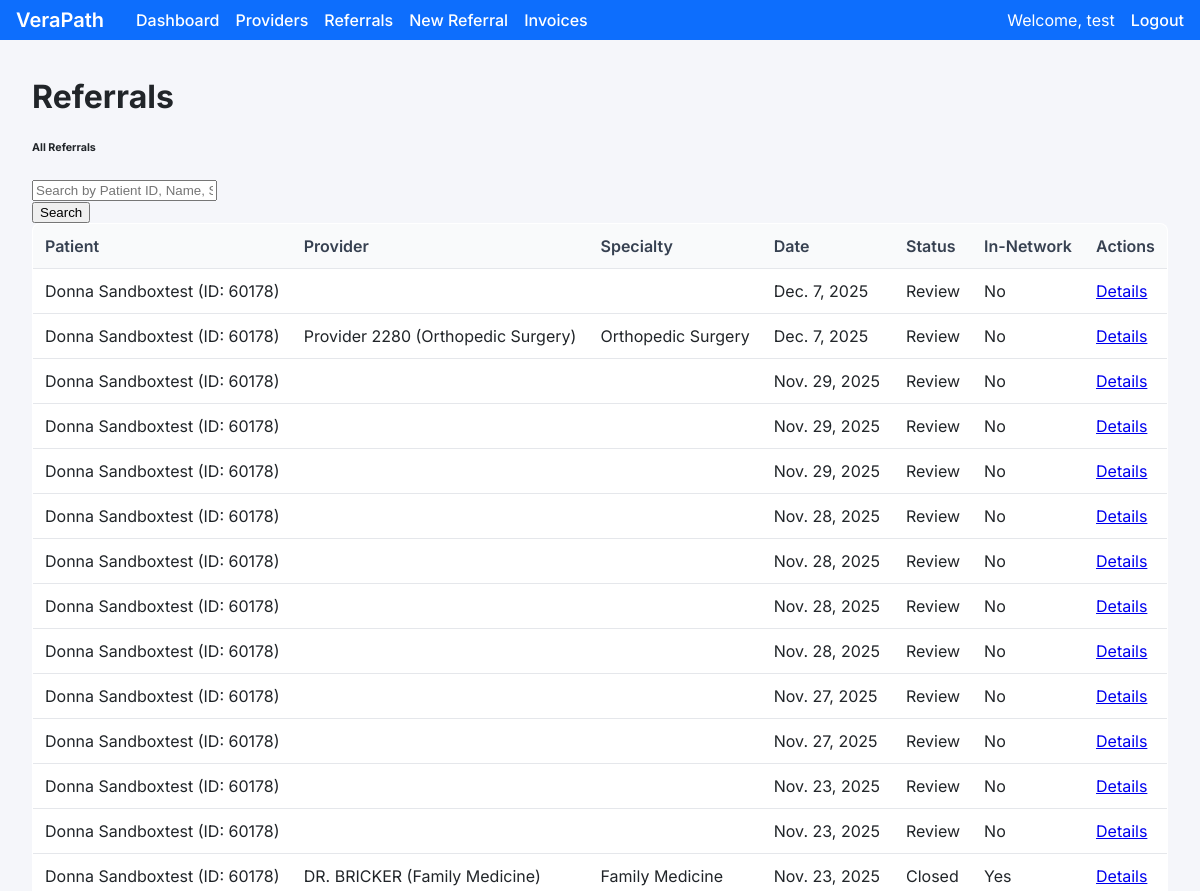
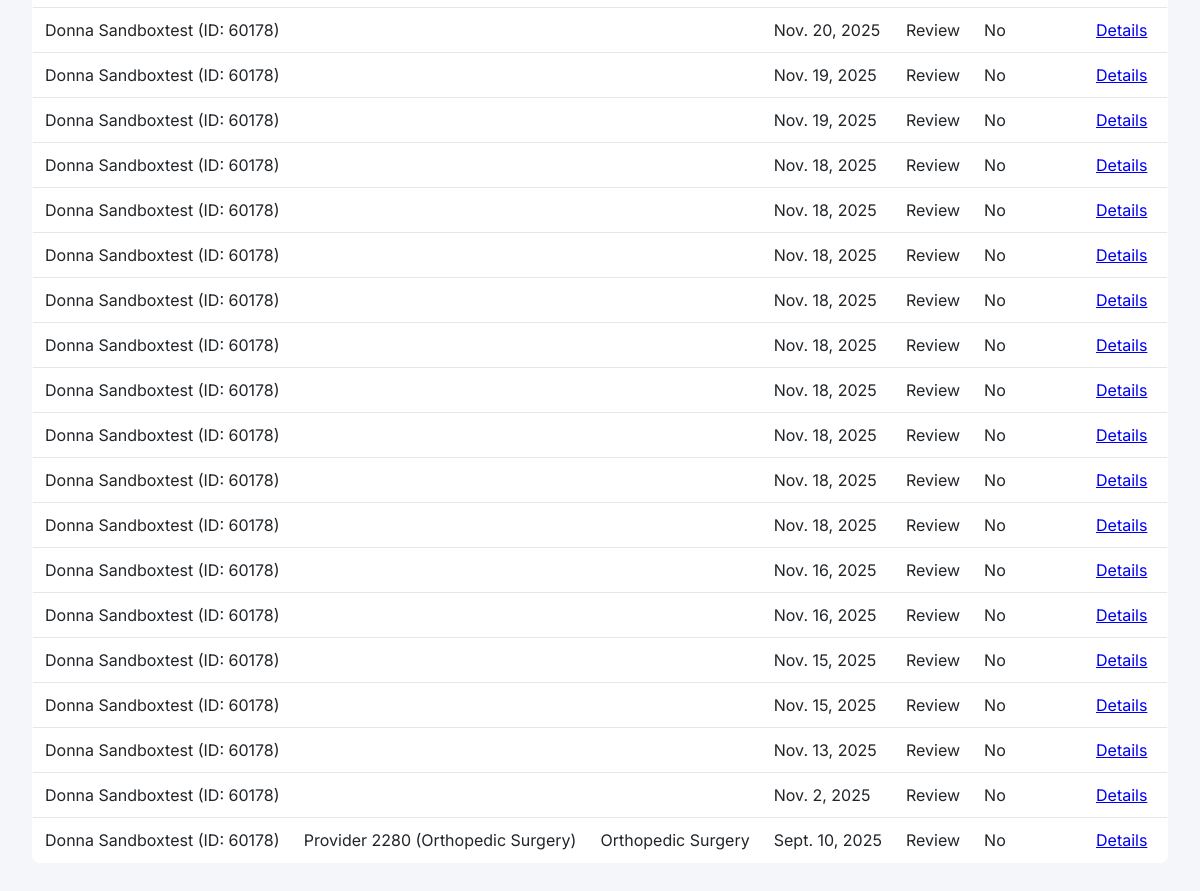
The page /analytics/referrals/ (signed in) on the database its author committed (2 pictures, top to bottom).
### analytics/models.py (models this page shows, shortened)
class Referral(models.Model):
    class Status(models.TextChoices):
        PENDING = 'pending', 'Pending'
        SENT = 'sent', 'Sent'
        ACKNOWLEDGED = 'ack', 'Acknowledged'
        SCHEDULED = 'scheduled', 'Scheduled'
        COMPLETED = 'completed', 'Completed'
        NO_SHOW = 'no_show', 'No Show'
        RESCHEDULED = 'rescheduled', 'Rescheduled'
        CANCELLED = 'cancelled', 'Cancelled'
        REVIEW = 'review', 'Review'
        CLOSED = 'closed', 'Closed'
    patient = models.ForeignKey(Patient, on_delete=models.PROTECT)
    provider = models.ForeignKey(Provider, on_delete=models.SET_NULL, null=True)
    payer = models.ForeignKey(Payer, on_delete=models.SET_NULL, null=True, blank=True)
    specialty = models.CharField(max_length=120, blank=True)  # NEW: record referral specialty
    status = models.CharField(max_length=20, choices=Status.choices, default=Status.PENDING)
    in_network = models.BooleanField(default=True)
    is_urgent = models.BooleanField(default=False)
    documenttypeid = models.CharField(max_length=50, blank=True, null=True)
    rvu_cost = models.DecimalField(max_digits=10, decimal_places=2, default=Decimal('0.00'))
    referral_date = models.DateField()
    suggested_provider_ids = models.CharField(max_length=200, blank=True)
    created_at = models.DateTimeField(default=timezone.now)
    ack_at = models.DateTimeField(null=True, blank=True)
    scheduled_at = models.DateTimeField(null=True, blank=True)
    completed_at = models.DateTimeField(null=True, blank=True)
    cancelled_at = models.DateTimeField(null=True, blank=True)
    athena_document_id = models.CharField(max_length=50, blank=True, null=True)
    athena_encounter_id = models.CharField(max_length=50, blank=True, null=True)
    athena_department_id = models.CharField(max_length=50, blank=True, null=True)
    provider_note = models.TextField(blank=True)
    note_to_patient = models.TextField(blank=True)
    visit_summary = models.TextField(blank=True, null=True)

class Patient(models.Model):
    original_id = models.CharField(max_length=120, unique=True)
    pseudonym = models.CharField(max_length=64, unique=True, editable=False)
    first_name = models.CharField(max_length=100, blank=True, null=True)
    last_name = models.CharField(max_length=100, blank=True, null=True)
    def __str__(self) -> str:
        if self.first_name and self.last_name:
            return f"{self.first_name} {self.last_name} (ID: {self.original_id})"
        return f"Patient {self.pseudonym[:8]}"

class Provider(models.Model):
    practice = models.ForeignKey(Practice, on_delete=models.CASCADE, null=True, blank=True)
    npi = models.CharField(max_length=20, blank=True, null=True)
    full_name = models.CharField(max_length=200)
    specialty = models.CharField(max_length=120, blank=True, null=True)
    subspecialty = models.CharField(max_length=120, blank=True, null=True)
    city = models.CharField(max_length=100, blank=True, null=True)
    state = models.CharField(max_length=50, blank=True, null=True)
    accepting_new_patients = models.BooleanField(default=True, blank=True, null=True)
    primary_department = models.CharField(max_length=200, blank=True, null=True)
    is_in_network = models.BooleanField(default=False)
    providerid = models.IntegerField(blank=True, null=True)
    firstname = models.CharField(max_length=100, blank=True, null=True)
    lastname = models.CharField(max_length=100, blank=True, null=True)
    middleinitial = models.CharField(max_length=1, blank=True, null=True)
    sex = models.CharField(max_length=1, blank=True, null=True)
    entitytype = models.CharField(max_length=50, blank=True, null=True)
    ansinamecode = models.CharField(max_length=255, blank=True, null=True)
    hideinportal = models.BooleanField(default=False, blank=True, null=True)
    schedulingname = models.CharField(max_length=200, blank=True, null=True)
    billable = models.BooleanField(default=False, blank=True, null=True)
    ansispecialtycode = models.CharField(max_length=50, blank=True, null=True)
    createencounteroncheckin = models.BooleanField(default=False, blank=True, null=True)
    class Meta:
        unique_together = (('practice', 'providerid'),)
    def __str__(self) -> str:
        return f"{self.full_name} ({self.specialty})"

### analytics/views.py (the view, shortened to what this page needs)
# urls.py: path('referrals/', views.referral_list, name='referral_list'),
@login_required
def referral_list(request):
    try:
        user_practice = request.user.userprofile.practice
    except (UserProfile.DoesNotExist, AttributeError):
        user_practice = None
    if user_practice:
        referrals = Referral.objects.filter(Q(provider__practice=user_practice) | Q(provider__isnull=True))
    else:
        referrals = Referral.objects.all()
    query = request.GET.get('q')
    context = {
        'referrals': referrals.order_by('-referral_date'),
        'query': query,
    }
    return render(request, 'analytics/referral_list.html', context)

### analytics/templates/analytics/referral_list.html (shortened to what this page needs)
{% extends "base.html" %}
{% block content %}
<div class="container-fluid">
    <h1 class="h3 mb-4 text-gray-800">Referrals</h1>
    <div class="card shadow mb-4">
        <div class="card-header py-3">
            <h6 class="m-0 font-weight-bold text-primary">All Referrals</h6>
        </div>
        <div class="card-body">
            <form method="get" action="{% url 'analytics:referral_list' %}" class="form-inline mb-4">
                <div class="input-group">
                    <input type="text" name="q" class="form-control" placeholder="Search by Patient ID, Name, Specialty, Status..." value="{{ query|default:'' }}">
                    <div class="input-group-append">
                        <button class="btn btn-primary" type="submit">Search</button>
                    </div>
                </div>
            </form>
            <div class="table-responsive">
                <table class="table table-bordered" id="dataTable" width="100%" cellspacing="0">
                    <thead>
                        <tr>
                            <th>Patient</th>
                            <th>Provider</th>
                            <th>Specialty</th>
                            <th>Date</th>
                            <th>Status</th>
                            <th>In-Network</th>
                            <th>Actions</th>
                        </tr>
                    </thead>
                    <tbody>
                        {% for referral in referrals %}
                        <tr>
                            <td>{{ referral.patient }}</td>
                            <td>{% if referral.provider %}{{ referral.provider }}{% endif %}</td>
                            <td>{{ referral.specialty }}</td>
                            <td>{{ referral.referral_date }}</td>
                            <td>
                                <span class="badge badge-{{ referral.status|lower }}">{{ referral.get_status_display }}</span>
                            </td>
                            <td>
                                {% if referral.in_network %}
                                    <span class="badge badge-success">Yes</span>
                                {% else %}
                                    <span class="badge badge-danger">No</span>
                                {% endif %}
                            </td>
                            <td>
                                <a href="{% url 'analytics:referral_detail' referral.pk %}" class="btn btn-sm btn-info">Details</a>
                            </td>
                        </tr>
                        {% empty %}
                        <tr>
                            <td colspan="7" class="text-center">No referrals found.</td>
                        </tr>
                        {% endfor %}
                    </tbody>
                </table>
            </div>
        </div>
    </div>
</div>
{% endblock %}

### templates/base.html (shortened to what this page needs)
<!DOCTYPE html>
<html lang="en">
<head>
  {% load static %}
</head>
<body>
  <nav class="navbar">
    <div class="navbar-left">
        <a class="navbar-brand" href="/">VeraPath</a>
        <ul class="navbar-nav">
          <li><a href="{% url 'analytics:analytics_dashboard' %}">Dashboard</a></li>
          <li><a href="{% url 'analytics:provider_list' %}">Providers</a></li>
          <li><a href="{% url 'analytics:referral_list' %}">Referrals</a></li>
          <li><a href="{% url 'analytics:create_referral' %}">New Referral</a></li>
          <li><a href="{% url 'analytics:invoice_list' %}">Invoices</a></li>
        </ul>
    </div>
    <div class="navbar-user">
        {% if user.is_authenticated %}
            <span>Welcome, {{ user.username }}</span>
            <form id="logout-form" method="post" action="{% url 'logout' %}" style="display: inline;">
                <a href="#" onclick="document.getElementById('logout-form').submit(); return false;">Logout</a>
            </form>
        {% else %}
            <a href="{% url 'login' %}">Login</a>
        {% endif %}
    </div>
  </nav>
  <div class="container">
    {% block content %}{% endblock %}
  </div>
</body>
</html>

### templates/base.html (style rules this page uses)
body { font-family: 'Inter', sans-serif; margin: 0; background-color: #f5f6fa; color: #212529; }
.navbar { background-color: #0d6efd; padding: 0.5rem 1rem; display: flex; align-items: center; justify-content: space-between; color: #fff; }
.navbar-left { display: flex; align-items: center; }
.navbar-brand { font-weight: 600; font-size: 1.25rem; margin-right: 2rem; text-decoration: none; color: #fff; }
.navbar-nav { list-style: none; margin: 0; padding: 0; display: flex; }
.navbar-nav li { margin-right: 1rem; }
.navbar-nav a { color: #fff; text-decoration: none; font-weight: 500; }
.navbar-user { display: flex; align-items: center; }
.navbar-user span { margin-right: 1rem; }
.navbar-user a { color: #fff; text-decoration: none; font-weight: 500; }
.container { max-width: 1200px; margin: 0 auto; padding: 1rem 2rem; }
table { width: 100%; border-collapse: collapse; background-color: #fff; margin-bottom: 2rem; border: 1px solid #e5e7eb; border-radius: 8px; overflow: hidden; }
th, td { padding: 0.75rem; text-align: left; border-bottom: 1px solid #e5e7eb; }
th { background-color: #f9fafb; font-weight: 600; color: #374151; }
tr:last-child td { border-bottom: none; }

### rows shown on the page
Referral: patient "Donna Sandboxtest (ID: 60178)", referral_date "Dec. 7, 2025", status "Review", in_network "No"
Referral: patient "Donna Sandboxtest (ID: 60178)", provider "Provider 2280 (Orthopedic Surgery)", specialty "Orthopedic Surgery", referral_date "Dec. 7, 2025", status "Review", in_network "No"
Referral: patient "Donna Sandboxtest (ID: 60178)", referral_date "Nov. 29, 2025", status "Review", in_network "No"
Referral: patient "Donna Sandboxtest (ID: 60178)", referral_date "Nov. 29, 2025", status "Review", in_network "No"
Referral: patient "Donna Sandboxtest (ID: 60178)", referral_date "Nov. 29, 2025", status "Review", in_network "No"
Referral: patient "Donna Sandboxtest (ID: 60178)", referral_date "Nov. 28, 2025", status "Review", in_network "No"
Referral: patient "Donna Sandboxtest (ID: 60178)", referral_date "Nov. 28, 2025", status "Review", in_network "No"
Referral: patient "Donna Sandboxtest (ID: 60178)", referral_date "Nov. 28, 2025", status "Review", in_network "No"
Referral: patient "Donna Sandboxtest (ID: 60178)", referral_date "Nov. 28, 2025", status "Review", in_network "No"
Referral: patient "Donna Sandboxtest (ID: 60178)", referral_date "Nov. 27, 2025", status "Review", in_network "No"
Referral: patient "Donna Sandboxtest (ID: 60178)", referral_date "Nov. 27, 2025", status "Review", in_network "No"
Referral: patient "Donna Sandboxtest (ID: 60178)", referral_date "Nov. 23, 2025", status "Review", in_network "No"
Referral: patient "Donna Sandboxtest (ID: 60178)", referral_date "Nov. 23, 2025", status "Review", in_network "No"
Referral: patient "Donna Sandboxtest (ID: 60178)", provider "DR. BRICKER (Family Medicine)", specialty "Family Medicine", referral_date "Nov. 23, 2025", status "Closed", in_network "Yes"
Referral: patient "Donna Sandboxtest (ID: 60178)", referral_date "Nov. 20, 2025", status "Review", in_network "No"
Referral: patient "Donna Sandboxtest (ID: 60178)", referral_date "Nov. 19, 2025", status "Review", in_network "No"
Referral: patient "Donna Sandboxtest (ID: 60178)", referral_date "Nov. 19, 2025", status "Review", in_network "No"
Referral: patient "Donna Sandboxtest (ID: 60178)", referral_date "Nov. 18, 2025", status "Review", in_network "No"
Referral: patient "Donna Sandboxtest (ID: 60178)", referral_date "Nov. 18, 2025", status "Review", in_network "No"
Referral: patient "Donna Sandboxtest (ID: 60178)", referral_date "Nov. 18, 2025", status "Review", in_network "No"
Referral: patient "Donna Sandboxtest (ID: 60178)", referral_date "Nov. 18, 2025", status "Review", in_network "No"
Referral: patient "Donna Sandboxtest (ID: 60178)", referral_date "Nov. 18, 2025", status "Review", in_network "No"
Referral: patient "Donna Sandboxtest (ID: 60178)", referral_date "Nov. 18, 2025", status "Review", in_network "No"
Referral: patient "Donna Sandboxtest (ID: 60178)", referral_date "Nov. 18, 2025", status "Review", in_network "No"
Referral: patient "Donna Sandboxtest (ID: 60178)", referral_date "Nov. 18, 2025", status "Review", in_network "No"
Referral: patient "Donna Sandboxtest (ID: 60178)", referral_date "Nov. 18, 2025", status "Review", in_network "No"
Referral: patient "Donna Sandboxtest (ID: 60178)", referral_date "Nov. 16, 2025", status "Review", in_network "No"
Referral: patient "Donna Sandboxtest (ID: 60178)", referral_date "Nov. 16, 2025", status "Review", in_network "No"
Referral: patient "Donna Sandboxtest (ID: 60178)", referral_date "Nov. 15, 2025", status "Review", in_network "No"
Referral: patient "Donna Sandboxtest (ID: 60178)", referral_date "Nov. 15, 2025", status "Review", in_network "No"
Referral: patient "Donna Sandboxtest (ID: 60178)", referral_date "Nov. 13, 2025", status "Review", in_network "No"
Referral: patient "Donna Sandboxtest (ID: 60178)", referral_date "Nov. 2, 2025", status "Review", in_network "No"
Referral: patient "Donna Sandboxtest (ID: 60178)", provider "Provider 2280 (Orthopedic Surgery)", specialty "Orthopedic Surgery", referral_date "Sept. 10, 2025", status "Review", in_network "No"

### other values the page prints
{{ user.username }} "test"
